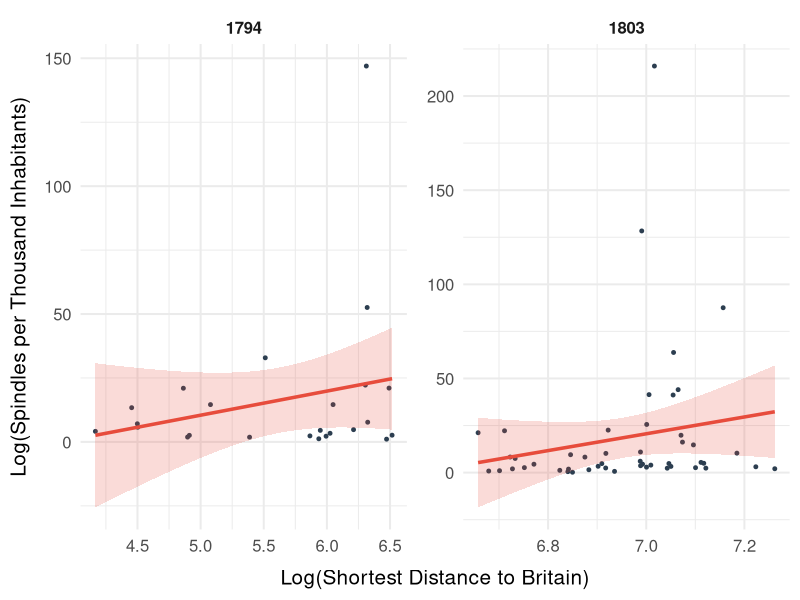
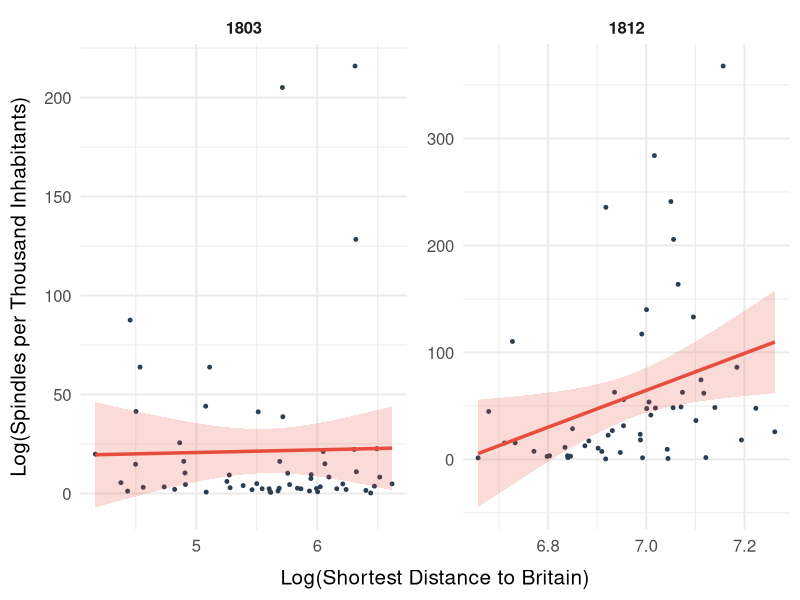

Write R code to recreate these figures, in order.
## ---- chunk 1
knitr::opts_chunk$set(echo = TRUE)
library(haven)
library(tidyverse)
library(ggplot2)
library(plm)
library(AER)
# Data
department_pretreatment_panel <- read_dta("department_pretreatment_panel.dta")
department_shortrun_panel.dta <- read_dta("department_shortrun_panel.dta")
department_longrun_panel.dta <- read_dta("department_longrun.dta")
## ---- chunk 2
prepre_relation_plot <- ggplot(department_pretreatment_panel %>% 
                                 filter(thspindles!=0),
                            aes(x = lnshortestLo, y = thspindles)) + 
  geom_point(size = 1, color = "#2c3e50", alpha = 1)+
  geom_smooth(method = "lm", 
              color = "#e74c3c",  # Use a bold red color for the line
              fill = "#e74c3c",   # Fill the confidence interval with a lighter red shade
              alpha = .2,        # Add transparency to the fill for subtle effect
              size = 1.2,         # Make the line slightly thicker
              se = TRUE) +
  facet_wrap(~year, scale="free") +
  facet_wrap(~year, scales="free") +
  labs(
    x = "Log(Shortest Distance to Britain)",
    y = "Log(Spindles per Thousand Inhabitants)"
  ) + 
  theme_minimal(base_size = 15) +  # Use a clean minimal theme
  theme(
    plot.title = element_text(hjust = 0.5, face = "bold", size = 18),  # Center and enlarge title
    axis.title.x = element_text(margin = margin(t = 10)),  # Add space between labels and axis
    axis.title.y = element_text(margin = margin(r = 10)),
    strip.background = element_blank(),  # Remove background for facets
    strip.text = element_text(size = 12, face = "bold"),  # Bold facet labels
    panel.spacing = unit(1, "lines"),  # Increase spacing between facets
    legend.position = "none"  # Remove legend (since it's not needed)
  )
  
print(prepre_relation_plot)
#+
  #theme(text = element_text(family="serif"))

## ---- chunk 3
model <- plm(thspindles ~ year*lnshortestLo, data=department_pretreatment_panel, index=c("year", "department"))
summary(model)
## ---- chunk 4
ggplot(department_shortrun_panel.dta %>% 
         filter(thspindles!=0), 
       aes(x=lnshortestLo, y= thspindles)) + 
  geom_point(size = 1, color = "#2c3e50", alpha = 1) +
  geom_smooth(method = "lm", 
              color = "#e74c3c",  # Use a bold red color for the line
              fill = "#e74c3c",   # Fill the confidence interval with a lighter red shade
              alpha = .2,        # Add transparency to the fill for subtle effect
              size = 1.2,         # Make the line slightly thicker
              se = TRUE) +
  facet_wrap(~year, scale="free") +
  labs(
    x = "Log(Shortest Distance to Britain)",
    y = "Log(Spindles per Thousand Inhabitants)"
  ) + 
  theme_minimal(base_size = 15) +  # Use a clean minimal theme
  theme(
    plot.title = element_text(hjust = 0.5, face = "bold", size = 18),  # Center and enlarge title
    axis.title.x = element_text(margin = margin(t = 10)),  # Add space between labels and axis
    axis.title.y = element_text(margin = margin(r = 10)),
    strip.background = element_blank(),  # Remove background for facets
    strip.text = element_text(size = 12, face = "bold"),  # Bold facet labels
    panel.spacing = unit(1, "lines"),  # Increase spacing between facets
    legend.position = "none"  # Remove legend (since it's not needed)
  )
## ---- chunk 5
model <- plm(thspindles ~ year + lnshortestLo, data=department_shortrun_panel.dta, model = "within", effect = "individual")#
sumshortrun <- summary(model)
sumshortrun
lnshortestLo_coef <- sumshortrun$coefficients[2,1]
## ---- chunk 6
model <- plm(thspindles ~ year + lnshortestLo +
               lnstreamflowX1812 + 
               lncoalX1812 + 
               lnma_universityX1812 +
               lnma_urbanX1812 + 
               literacyX1812,
             data=filter(department_shortrun_panel.dta,is.na(literacyX1812)==F), model = "within", effect = "individual")
sumshortrun <- summary(model)
sumshortrun
lnshortestLo_coef <- sumshortrun$coefficients[2,1]
## ---- chunk 7
model <- plm(thspindles ~ year + lnshortestLo +
               lnma_urban_externalX1812, #lnma_urbanX1812:access to european markets
             data=department_shortrun_panel.dta, 
             model = "within",
             effect = "individual")
summary(model)

## ---- chunk 8
model <- plm(thspindles ~ year + lnshortestLo*lnma_urban_externalX1812, #lnma_urbanX1812:access to european markets
             data=department_shortrun_panel.dta, 
             model = "within",
             effect = "individual")
sumshortrun <- summary(model)
sumshortrun
lnshortestLo_coef <- sumshortrun$coefficients[2,1]
## ---- chunk 9
model <- plm(thspindles ~ year + lnshortestLo +
               lnstreamflowX1812 + 
               lncoalX1812 + 
               lnma_universityX1812 +
               lnma_urbanX1812 + 
               literacyX1812 +
               lnshortestLo*lnma_urban_externalX1812,
             data=filter(department_shortrun_panel.dta,is.na(literacyX1812)==F), model = "within", effect = "individual")
sumshortrun <- summary(model)
sumshortrun
lnshortestLo_coef <- sumshortrun$coefficients[2,1]
## ---- chunk 10
# Spindle capacity in 1840?
model <- ivreg(thspindles1840 ~ thspindles1812 + literacy + lnma_urban + lnma_university + lncoal + lnstreamflow + thspindles1803 | dlnshortestLo + literacy + lnma_urban + lnma_university + lncoal + lnstreamflow + thspindles1803, data=department_longrun_panel.dta)
summary(model)

# Spindle capacity in 1887?
model <- ivreg(thspindles1887 ~ thspindles1812 + literacy + lnma_urban + lnma_university + lncoal + lnstreamflow + thspindles1803 | dlnshortestLo + literacy + lnma_urban + lnma_university + lncoal + lnstreamflow + thspindles1803, data=department_longrun_panel.dta)
summary(model)
## ---- chunk 11
# Industrial value added per capita in 1860?
model <- ivreg(lnindustrie1860pc ~ thspindles1812 + literacy + lnma_urban + lnma_university + lncoal + lnstreamflow + thspindles1803 | dlnshortestLo + literacy + lnma_urban + lnma_university + lncoal + lnstreamflow + thspindles1803, data=department_longrun_panel.dta)
summary(model)

# Industrial value added per capita in 1896?
model <- ivreg(lnindustrie1896pc ~ thspindles1812 + literacy + lnma_urban + lnma_university + lncoal + lnstreamflow + thspindles1803 | dlnshortestLo + literacy + lnma_urban + lnma_university + lncoal + lnstreamflow + thspindles1803, data=department_longrun_panel.dta)
summary(model)

# Industrial value added per capita in 1930?
model <- ivreg(lnindustrie1930pc ~ thspindles1812 + literacy + lnma_urban + lnma_university + lncoal + lnstreamflow + thspindles1803 | dlnshortestLo + literacy + lnma_urban + lnma_university + lncoal + lnstreamflow + thspindles1803, data=department_longrun_panel.dta)
summary(model)
